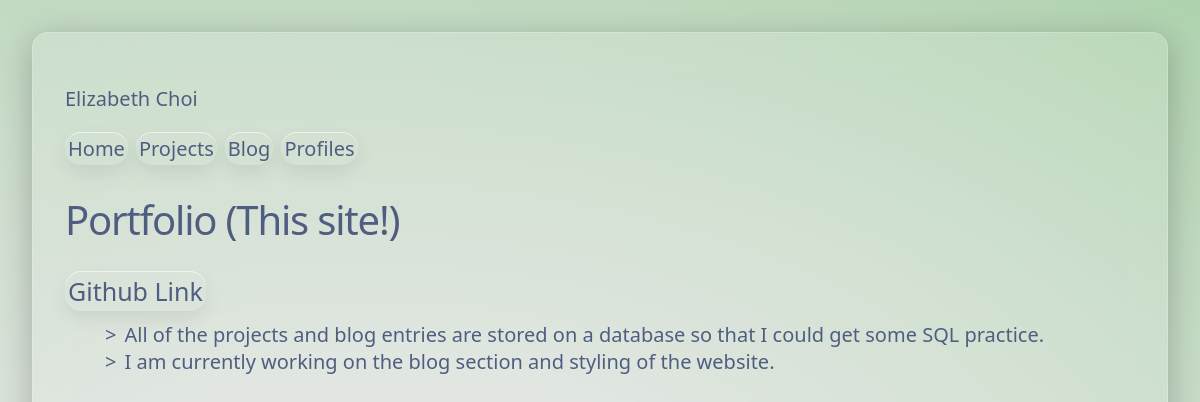
/projects/7, run on an earlier commit of the app's database.
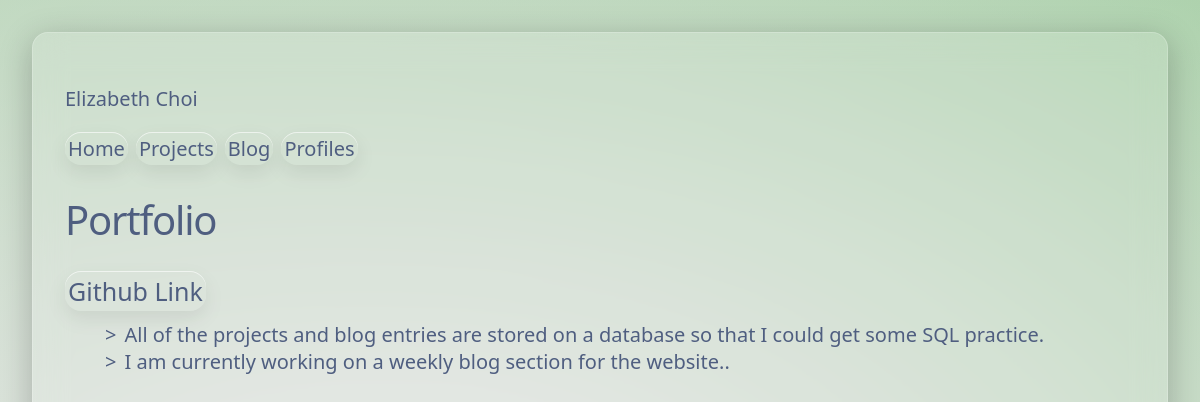
And on a later commit of the database.
### tables this page shows
CREATE TABLE projects (
    id INTEGER PRIMARY KEY AUTOINCREMENT, 
    title TEXT NOT NULL,
    created TEXT,
    technologies TEXT,
    img_path TEXT, 
    github TEXT,
    award TEXT,
    content TEXT NOT NULL, 
    completed BOOLEAN NOT NULL,
    archived BOOLEAN NOT NULL 
);

### portfolio/projects.py (the view)
@bp.route('/<int:index>', methods=['GET'])
def project(index):
    entry = get_db().execute(
        'SELECT title, created, img_path, technologies, github, award, content FROM projects WHERE id = ?',
        (index,)
    ).fetchone()
    if entry is None:
        abort(404)
    contents = entry['content'].split(". ")
    return render_template('projects/project_page.html', entry=entry, contents=contents)

### portfolio/db.py (called while the page is built)
def get_db():
    if 'db' not in g:
        g.db = sqlite3.connect(
            current_app.config['DATABASE'],
            detect_types=sqlite3.PARSE_DECLTYPES
        )
        g.db.row_factory = sqlite3.Row
    return g.db

### portfolio/templates/projects/project_page.html (shortened to what this page needs)
<!doctype html>
<html>
{% extends 'base.html' %}
{% block header %}
    <h1>{{entry['title']}}</h1>
{% endblock %}
{% block content %}
    {% if entry['github'] != None %}
        <a href="{{entry['github']}}">Github Link</a>
    {% endif %}
    <ul>
        {% for x in contents %}
            <li>{{ x }}.</li>
        {% endfor %}
    </ul>
{% endblock %}

What changed in the data, as far as the page shows it:
changed projects: title "Portfolio (This site!)" → "Portfolio"
Also different on the page:
new list line: "I am currently working on a weekly blog section for the website. ."
list line gone: "I am currently working on the blog section and styling of the website ."
